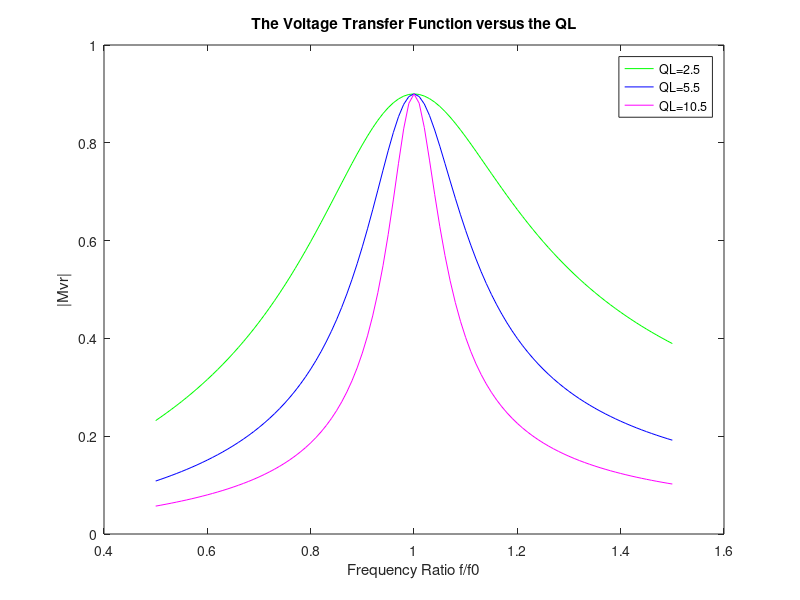

This figure's MATLAB source:
fratio=0.5:0.01:1.5;   %set the frequency ratio range
eff=0.9; % set the inberter efficiency
pha=0.5236; % the phase is 30 degree
QL=2.5; %the loaded quality factor is 2.5
MVR=eff./sqrt(1+QL^2.*(fratio-1./fratio).^2); %voltage transfer function for QL=2.5
QL1=5.5; %the loaded quality factor is 5.5
MVR1=eff./sqrt(1+QL1^2.*(fratio-1./fratio).^2); %voltage transfer function for QL=2.5
QL2=10.5; %the loaded quality factor is 5.5
MVR2=eff./sqrt(1+QL2^2.*(fratio-1./fratio).^2); %voltage transfer function for QL=2.5
plot(fratio,MVR,'g',fratio,MVR1,'b',fratio,MVR2,'m')
title('The Voltage Transfer Function versus the QL')
legend('QL=2.5','QL=5.5','QL=10.5')
ylabel('|Mvr|')
xlabel('Frequency Ratio f/f0')